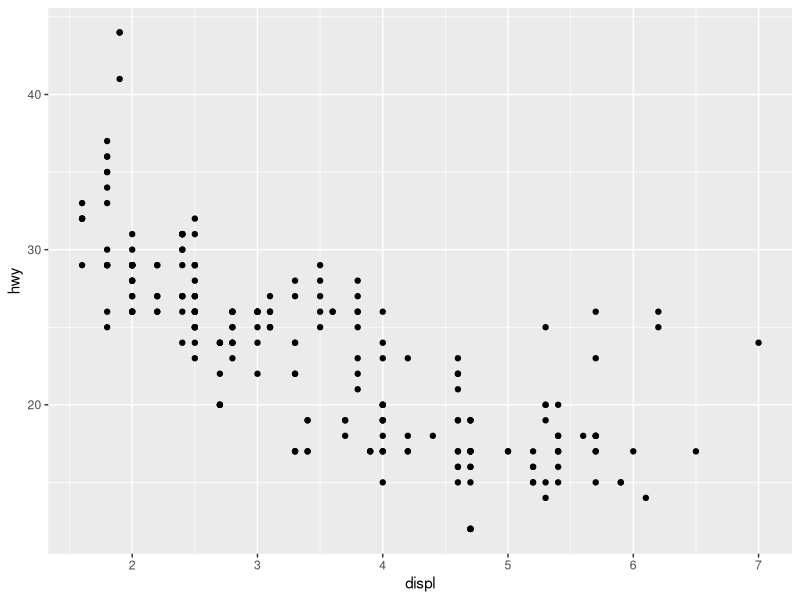
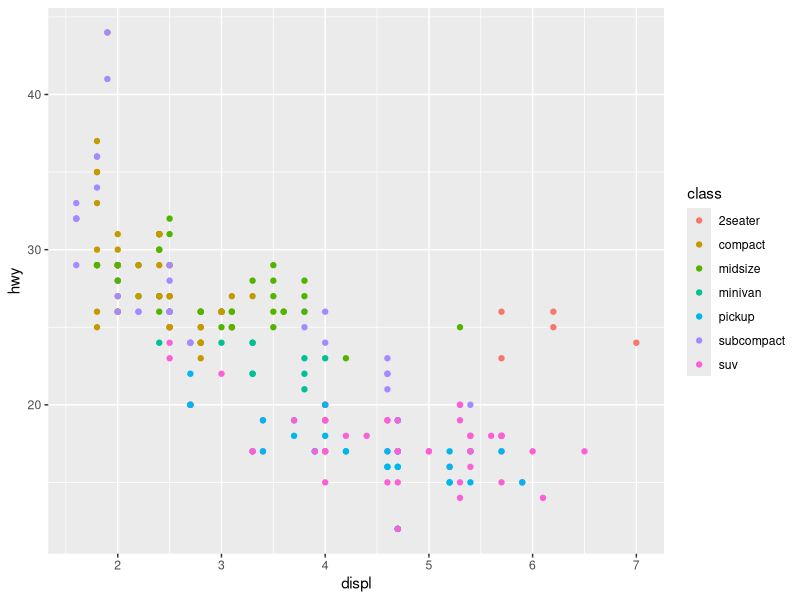
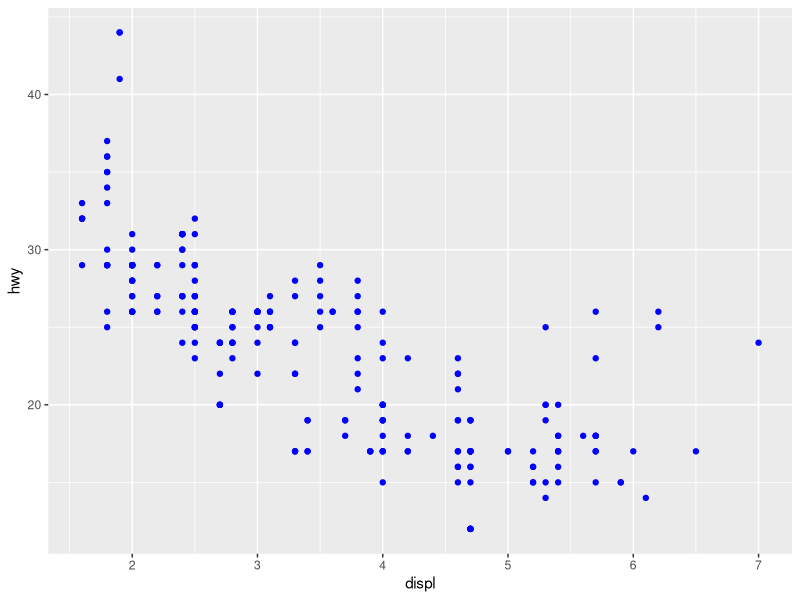
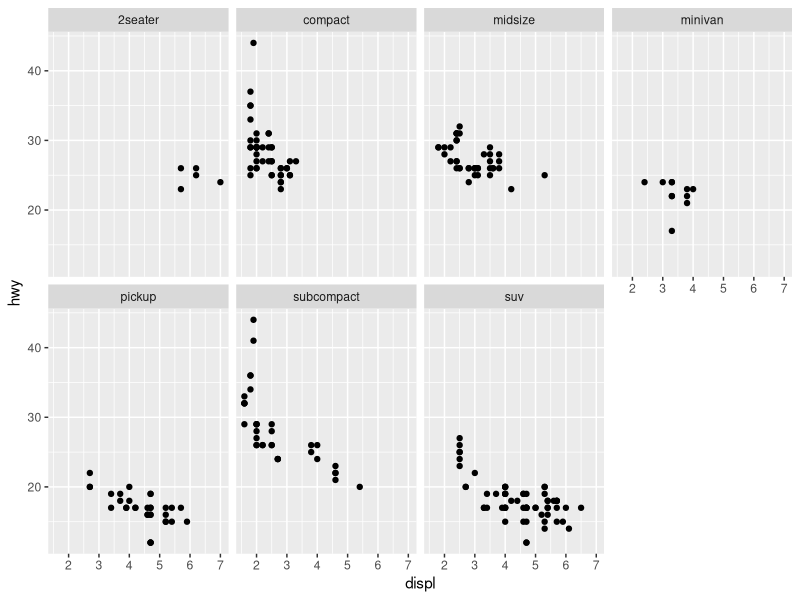
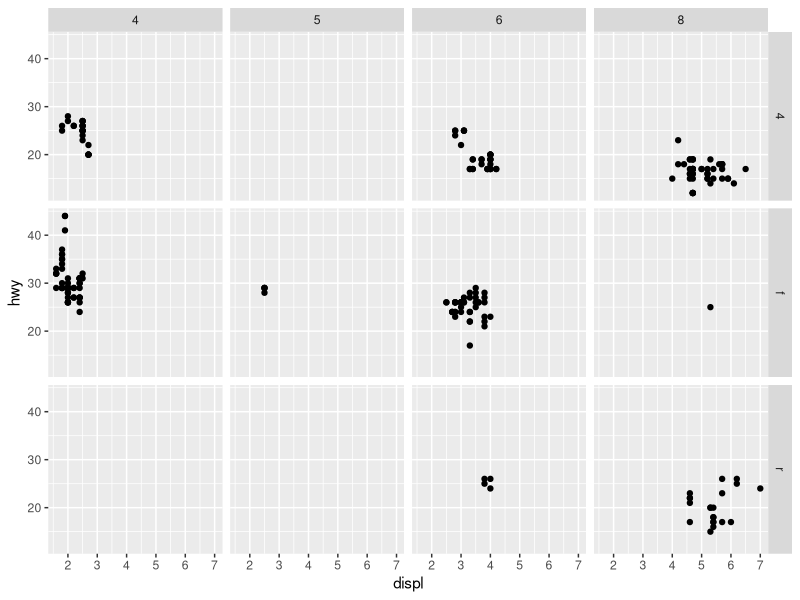
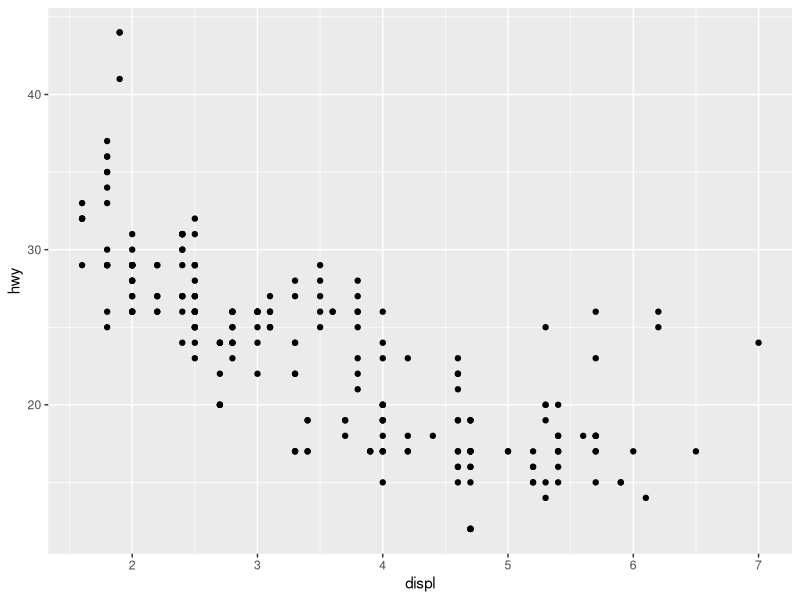
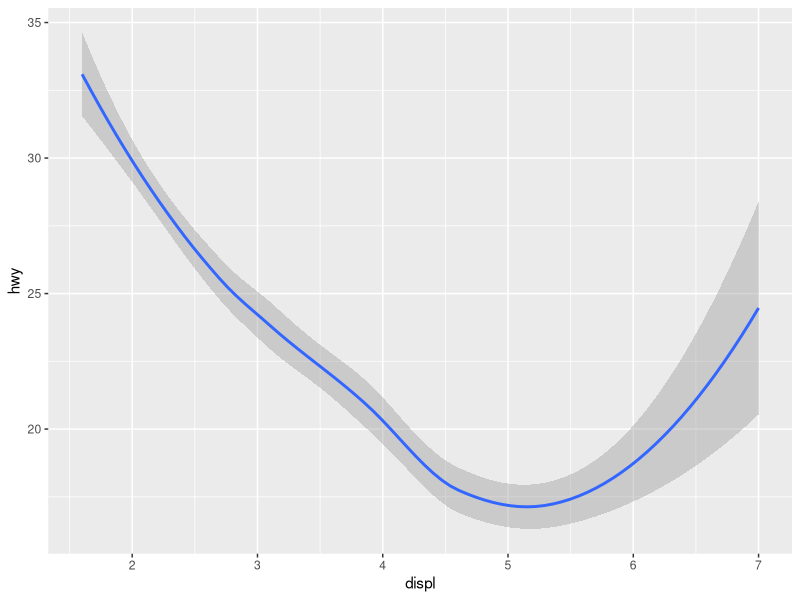
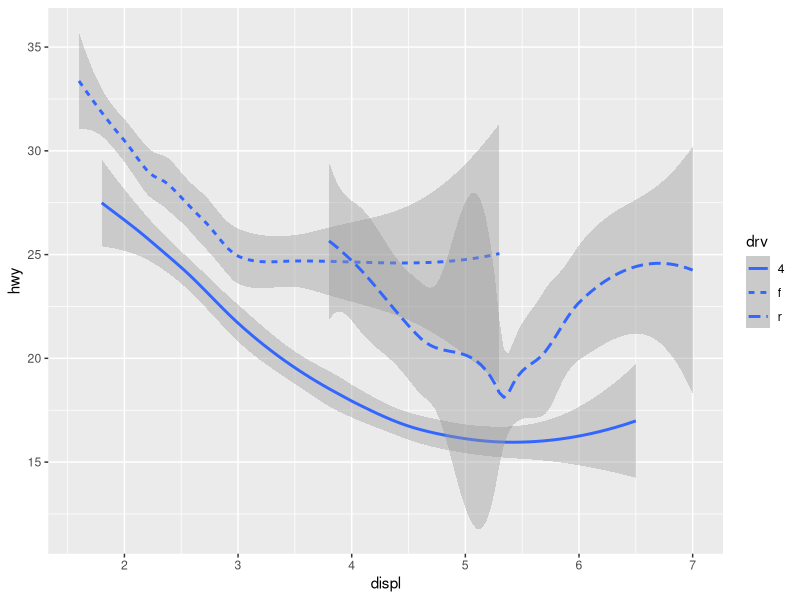

Here is the R script that generated these plots, in order:
## ---- chunk 1
knitr::opts_chunk$set(echo = TRUE)
## ---- chunk 2
library(tidyverse)
summary(mpg)
str(mpg)
## ---- chunk 3
ggplot(data=mpg)+
  geom_point(mapping=aes(x=displ, y=hwy))
## ---- chunk 4
ggplot(data=mpg)+
  geom_point(mapping=aes(x=displ,y=hwy,color=class))
## ---- chunk 5
ggplot(data=mpg)+
  geom_point(mapping=aes(x=displ,y=hwy),color="blue")
## ---- chunk 6
ggplot(data=mpg)+
  geom_point(mapping=aes(x=displ,y=hwy))+
  facet_wrap(~ class, nrow=2)
## ---- chunk 7
ggplot(data=mpg)+
  geom_point(mapping=aes(x=displ,y=hwy))+
  facet_grid(drv~cyl)
## ---- chunk 8
# left
ggplot(data=mpg)+
  geom_point(mapping=aes(x=displ,y=hwy))

#right
ggplot(data=mpg)+
  geom_smooth(mapping=aes(x=displ,y=hwy))
## ---- chunk 9
ggplot(data=mpg)+
  geom_smooth(mapping=aes(x=displ,y=hwy,linetype=drv))
## ---- chunk 10
ggplot(data=mpg)+
  geom_smooth(mapping=aes(x=displ,y=hwy))
ggplot(data=mpg)+
  geom_smooth(mapping=aes(x=displ,y=hwy,group=drv))
ggplot(data=mpg)+
  geom_smooth(
    mapping=aes(x=displ,y=hwy,color=drv),
    show.legend=FALSE
  )
## ---- chunk 11
ggplot(data=mpg)+
  geom_point(mapping=aes(x=displ,y=hwy))+
  geom_smooth(mapping=aes(x=displ,y=hwy))
## ---- chunk 12
ggplot(data=mpg,mapping=aes(x=displ,y=hwy))+
  geom_point(mapping=aes(color=class))+
  geom_smooth()
## ---- chunk 13
ggplot(data=mpg,mapping=aes(x=displ,y=hwy))+
  geom_point(mapping=aes(color=class))+
  geom_smooth(
    data=filter(mpg,class=="subcompact"),
    se=FALSE
  )
## ---- chunk 14
ggplot(data=diamonds)+
  geom_bar(mapping=aes(x=cut))

ggplot(data=diamonds)+
  stat_count(mapping=aes(x=cut))
## ---- chunk 15
ggplot(data=diamonds)+
  stat_summary(
    mapping=aes(x=cut,y=depth),
    fun.ymin=min,
    fun.ymax=max,
    fun.y=median
  )
## ---- chunk 16
ggplot(data=diamonds)+
  geom_bar(mapping=aes(x=cut,color=cut))
ggplot(data=diamonds)+
  geom_bar(mapping=aes(x=cut,fill=cut))
## ---- chunk 17
ggplot(data=diamonds)+
  geom_bar(mapping=aes(x=cut,fill=clarity))
## ---- chunk 18
ggplot(data=diamonds)+
  geom_bar(
    mapping=aes(x=cut, fill=clarity),
    position="fill"
  )
## ---- chunk 19
ggplot(data=diamonds)+
  geom_bar(
    mapping=aes(x=cut,fill=clarity),
    position="dodge"
  )
## ---- chunk 20
ggplot(data=mpg)+
  geom_point(
    mapping=aes(x=displ,y=hwy),
    position="jitter"
  )
## ---- chunk 21
ggplot(data=mpg,mapping=aes(x=class,y=hwy))+
  geom_boxplot()

ggplot(data=mpg,mapping=aes(x=class,y=hwy))+
  geom_boxplot()+
  coord_flip()
## ---- chunk 22
nz <- map_data("nz")

ggplot(nz, aes(long,lat,group=group))+
  geom_polygon(fill="white",color="black")

ggplot(nz, aes(long, lat, group = group)) +
  geom_polygon(fill = "white", color = "black") +
  coord_quickmap()
## ---- chunk 23
bar <- ggplot(data=diamonds)+
  geom_bar(
    mapping=aes(x=cut,fill=cut),
    show.legend=FALSE,
    width=1
  )+
  theme(aspect.ratio=1)+
  labs(x=NULL,y=NULL)

bar+coord_flip()
bar+coord_polar()
## ---- chunk 24
ggplot(data=mpg, mapping=aes(x=cty,y=hwy))+
  geom_point()+
  geom_abline()+
  coord_fixed()
